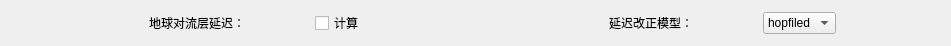
        <widget class="QWidget" name="horizontalLayoutWidget_16">
         <property name="geometry">
          <rect>
           <x>0</x>
           <y>380</y>
           <width>951</width>
           <height>22</height>
          </rect>
         </property>
         <layout class="QHBoxLayout" name="horizontalLayout_16">
          <item>
           <spacer name="horizontalSpacer_42">
            <property name="orientation">
             <enum>Qt::Horizontal</enum>
            </property>
            <property name="sizeType">
             <enum>QSizePolicy::Fixed</enum>
            </property>
            <property name="sizeHint" stdset="0">
             <size>
              <width>74</width>
              <height>20</height>
             </size>
            </property>
           </spacer>
          </item>
          <item>
           <widget class="QLabel" name="label_30">
            <property name="enabled">
             <bool>true</bool>
            </property>
            <property name="sizePolicy">
             <sizepolicy hsizetype="Fixed" vsizetype="Preferred">
              <horstretch>0</horstretch>
              <verstretch>0</verstretch>
             </sizepolicy>
            </property>
            <property name="text">
             <string>&lt;html&gt;&lt;head/&gt;&lt;body&gt;&lt;p&gt;地球对流层延迟：&lt;/p&gt;&lt;/body&gt;&lt;/html&gt;</string>
            </property>
           </widget>
          </item>
          <item>
           <widget class="QCheckBox" name="ForceCent_15">
            <property name="sizePolicy">
             <sizepolicy hsizetype="Fixed" vsizetype="Fixed">
              <horstretch>0</horstretch>
              <verstretch>0</verstretch>
             </sizepolicy>
            </property>
            <property name="text">
             <string>计算</string>
            </property>
           </widget>
          </item>
          <item>
           <spacer name="horizontalSpacer_49">
            <property name="orientation">
             <enum>Qt::Horizontal</enum>
            </property>
            <property name="sizeType">
             <enum>QSizePolicy::Fixed</enum>
            </property>
            <property name="sizeHint" stdset="0">
             <size>
              <width>175</width>
              <height>20</height>
             </size>
            </property>
           </spacer>
          </item>
          <item>
           <widget class="QLabel" name="label_31">
            <property name="enabled">
             <bool>true</bool>
            </property>
            <property name="sizePolicy">
             <sizepolicy hsizetype="Fixed" vsizetype="Preferred">
              <horstretch>0</horstretch>
              <verstretch>0</verstretch>
             </sizepolicy>
            </property>
            <property name="text">
             <string>&lt;html&gt;&lt;head/&gt;&lt;body&gt;&lt;p&gt;延迟改正模型：&lt;/p&gt;&lt;/body&gt;&lt;/html&gt;</string>
            </property>
           </widget>
          </item>
          <item>
           <widget class="QComboBox" name="comboBox_4">
            <property name="sizePolicy">
             <sizepolicy hsizetype="Fixed" vsizetype="Fixed">
              <horstretch>39</horstretch>
              <verstretch>0</verstretch>
             </sizepolicy>
            </property>
            <property name="iconSize">
             <size>
              <width>18</width>
              <height>16</height>
             </size>
            </property>
            <item>
             <property name="text">
              <string>hopfiled</string>
             </property>
            </item>
            <item>
             <property name="text">
              <string>GMF</string>
             </property>
            </item>
            <item>
             <property name="text">
              <string>VMF1</string>
             </property>
            </item>
           </widget>
          </item>
          <item>
           <spacer name="horizontalSpacer_44">
            <property name="orientation">
             <enum>Qt::Horizontal</enum>
            </property>
            <property name="sizeType">
             <enum>QSizePolicy::Preferred</enum>
            </property>
            <property name="sizeHint" stdset="0">
             <size>
              <width>40</width>
              <height>20</height>
             </size>
            </property>
           </spacer>
          </item>
         </layout>
        </widget>
